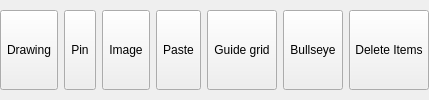
        <widget class="QWidget" name="mDrawTab">
         <attribute name="title">
          <string>&amp;Draw</string>
         </attribute>
         <layout class="QHBoxLayout" name="horizontalLayout_4">
          <property name="leftMargin">
           <number>0</number>
          </property>
          <property name="topMargin">
           <number>10</number>
          </property>
          <property name="rightMargin">
           <number>0</number>
          </property>
          <property name="bottomMargin">
           <number>10</number>
          </property>
          <item>
           <widget class="KadasRibbonButton" name="mToolButtonRedliningNewObject">
            <property name="sizePolicy">
             <sizepolicy hsizetype="MinimumExpanding" vsizetype="Fixed">
              <horstretch>0</horstretch>
              <verstretch>0</verstretch>
             </sizepolicy>
            </property>
            <property name="minimumSize">
             <size>
              <width>0</width>
              <height>80</height>
             </size>
            </property>
            <property name="maximumSize">
             <size>
              <width>80</width>
              <height>80</height>
             </size>
            </property>
            <property name="text">
             <string>Drawing</string>
            </property>
            <property name="iconSize">
             <size>
              <width>24</width>
              <height>24</height>
             </size>
            </property>
            <property name="toolButtonStyle">
             <enum>Qt::ToolButtonTextBesideIcon</enum>
            </property>
           </widget>
          </item>
          <item>
           <widget class="KadasRibbonButton" name="mPinButton">
            <property name="sizePolicy">
             <sizepolicy hsizetype="MinimumExpanding" vsizetype="Fixed">
              <horstretch>0</horstretch>
              <verstretch>0</verstretch>
             </sizepolicy>
            </property>
            <property name="minimumSize">
             <size>
              <width>0</width>
              <height>80</height>
             </size>
            </property>
            <property name="maximumSize">
             <size>
              <width>80</width>
              <height>80</height>
             </size>
            </property>
            <property name="text">
             <string>Pin</string>
            </property>
            <property name="iconSize">
             <size>
              <width>32</width>
              <height>32</height>
             </size>
            </property>
           </widget>
          </item>
          <item>
           <widget class="KadasRibbonButton" name="mAddImageButton">
            <property name="sizePolicy">
             <sizepolicy hsizetype="MinimumExpanding" vsizetype="Fixed">
              <horstretch>0</horstretch>
              <verstretch>0</verstretch>
             </sizepolicy>
            </property>
            <property name="minimumSize">
             <size>
              <width>0</width>
              <height>80</height>
             </size>
            </property>
            <property name="maximumSize">
             <size>
              <width>80</width>
              <height>80</height>
             </size>
            </property>
            <property name="text">
             <string>Image</string>
            </property>
            <property name="iconSize">
             <size>
              <width>32</width>
              <height>32</height>
             </size>
            </property>
           </widget>
          </item>
          <item>
           <widget class="KadasRibbonButton" name="mPasteButton">
            <property name="sizePolicy">
             <sizepolicy hsizetype="MinimumExpanding" vsizetype="Fixed">
              <horstretch>0</horstretch>
              <verstretch>0</verstretch>
             </sizepolicy>
            </property>
            <property name="minimumSize">
             <size>
              <width>0</width>
              <height>80</height>
             </size>
            </property>
            <property name="maximumSize">
             <size>
              <width>80</width>
              <height>80</height>
             </size>
            </property>
            <property name="text">
             <string>Paste</string>
            </property>
            <property name="iconSize">
             <size>
              <width>32</width>
              <height>32</height>
             </size>
            </property>
           </widget>
          </item>
          <item>
           <widget class="KadasRibbonButton" name="mGuideGridButton">
            <property name="sizePolicy">
             <sizepolicy hsizetype="MinimumExpanding" vsizetype="Fixed">
              <horstretch>0</horstretch>
              <verstretch>0</verstretch>
             </sizepolicy>
            </property>
            <property name="minimumSize">
             <size>
              <width>0</width>
              <height>80</height>
             </size>
            </property>
            <property name="maximumSize">
             <size>
              <width>80</width>
              <height>80</height>
             </size>
            </property>
            <property name="text">
             <string>Guide grid</string>
            </property>
            <property name="iconSize">
             <size>
              <width>32</width>
              <height>32</height>
             </size>
            </property>
           </widget>
          </item>
          <item>
           <widget class="KadasRibbonButton" name="mBullseyeButton">
            <property name="sizePolicy">
             <sizepolicy hsizetype="MinimumExpanding" vsizetype="Fixed">
              <horstretch>0</horstretch>
              <verstretch>0</verstretch>
             </sizepolicy>
            </property>
            <property name="minimumSize">
             <size>
              <width>0</width>
              <height>80</height>
             </size>
            </property>
            <property name="maximumSize">
             <size>
              <width>80</width>
              <height>80</height>
             </size>
            </property>
            <property name="text">
             <string>Bullseye</string>
            </property>
           </widget>
          </item>
          <item>
           <widget class="KadasRibbonButton" name="mDeleteItemsButton">
            <property name="sizePolicy">
             <sizepolicy hsizetype="MinimumExpanding" vsizetype="Fixed">
              <horstretch>0</horstretch>
              <verstretch>0</verstretch>
             </sizepolicy>
            </property>
            <property name="minimumSize">
             <size>
              <width>0</width>
              <height>80</height>
             </size>
            </property>
            <property name="maximumSize">
             <size>
              <width>80</width>
              <height>80</height>
             </size>
            </property>
            <property name="text">
             <string>Delete Items</string>
            </property>
           </widget>
          </item>
          <item>
           <spacer name="horizontalSpacer_2">
            <property name="minimumSize">
             <size>
              <width>0</width>
              <height>0</height>
             </size>
            </property>
            <property name="orientation">
             <enum>Qt::Horizontal</enum>
            </property>
            <property name="sizeType">
             <enum>QSizePolicy::MinimumExpanding</enum>
            </property>
            <property name="sizeHint" stdset="0">
             <size>
              <width>0</width>
              <height>20</height>
             </size>
            </property>
           </spacer>
          </item>
         </layout>
        </widget>
